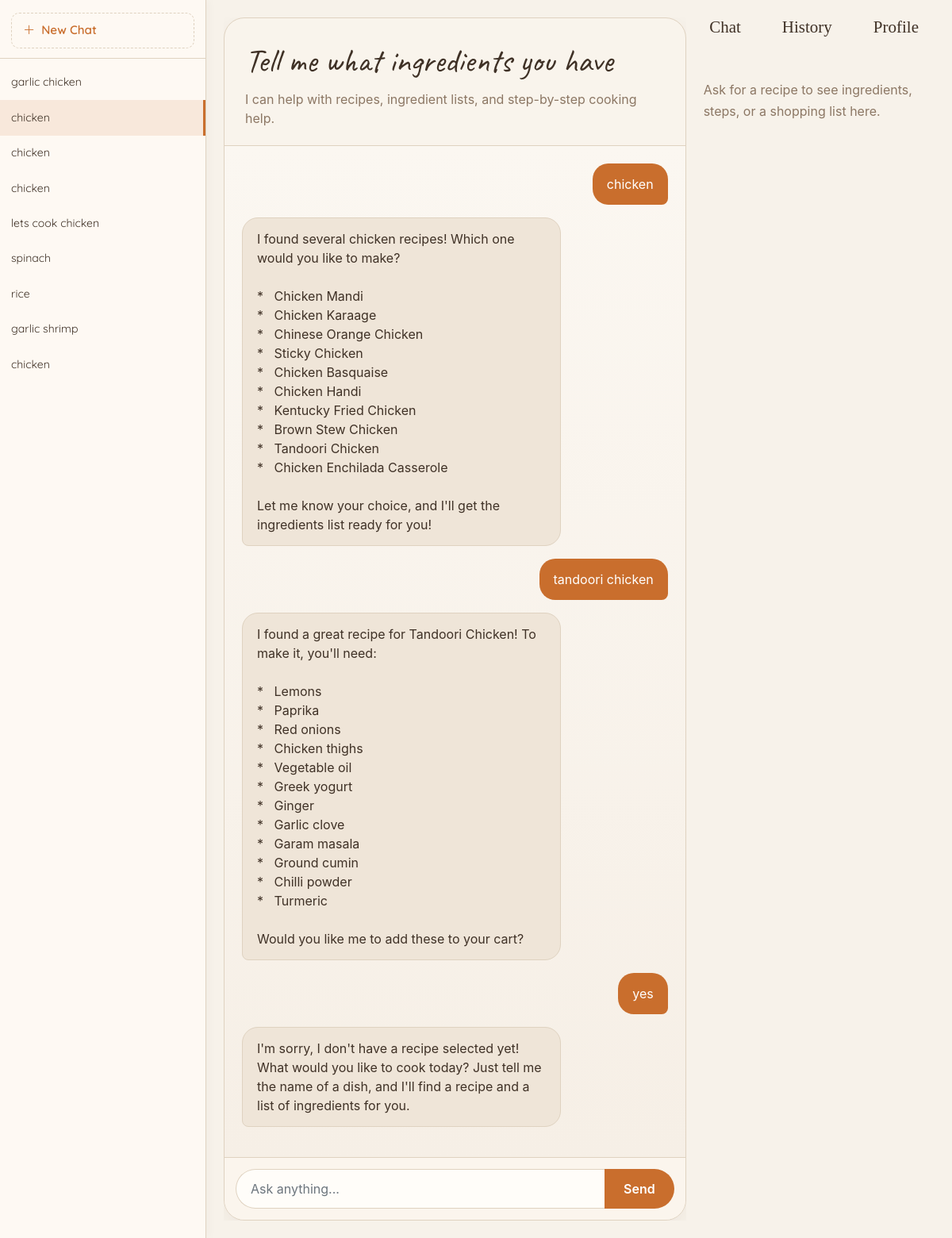
Screenshot of /chat/15/ (signed in) with the database file from the repository.
### main/models.py (models this page shows, shortened)
class ChatConversation(models.Model):
    user = models.ForeignKey(
        User, on_delete=models.CASCADE, related_name="conversations"
    )
    title = models.CharField(max_length=255, blank=True, default="New Chat")
    artifact_content = models.TextField(blank=True, default="")
    started_at = models.DateTimeField(auto_now_add=True)
    updated_at = models.DateTimeField(auto_now=True)
    class Meta:
        ordering = ["-updated_at"]

class ChatMessage(models.Model):
    SENDER_CHOICES = {
        "B": "Bot",
        "U": "User",
    }
    conversation = models.ForeignKey(
        ChatConversation, on_delete=models.CASCADE, related_name="messages"
    )
    sender = models.CharField(max_length=1, choices=SENDER_CHOICES)
    content = models.TextField()
    sent_at = models.DateTimeField(auto_now_add=True)
    class Meta:
        ordering = ["sent_at"]

### main/views.py (the view)
# urls.py: path("chat/", views.chat_view, name="chat"),
def chat_view(request, conversation_id=None):
    context = {}
    if request.user.is_authenticated:
        conversations = ChatConversation.objects.filter(user=request.user)
        context["conversations"] = conversations
        if conversation_id:
            convo = get_object_or_404(
                ChatConversation, pk=conversation_id, user=request.user
            )
            context["active_conversation"] = convo
            context["active_messages"] = convo.messages.all()
    return render(request, "main/chat/chat.html", context)

### main/templates/main/chat/chat.html (shortened to what this page needs)
{% extends 'main/base/base.html' %}
{% load static %}
{% block content %}
<link rel="stylesheet" href="{% static 'chat.css' %}">
{% if user.is_authenticated %}
<div class="chat-layout">
  <aside id="sidebar" class="chat-sidebar">
    <div class="sidebar-header">
      <button id="newChatBtn" class="sidebar-new-btn" title="New chat">
        <i class="bi bi-plus-lg"></i> New Chat
      </button>
    </div>
    <div id="sidebarList" class="sidebar-list">
      {% for convo in conversations %}
        <div class="sidebar-item {% if active_conversation.id == convo.id %}active{% endif %}"
             data-id="{{ convo.id }}">
          <span class="sidebar-item-title">{{ convo.title }}</span>
        </div>
      {% endfor %}
    </div>
  </aside>
  <div class="chat-content">
    <div id="chatFull" class="chat-app-shell" {% if not active_conversation %}style="display:none;"{% endif %}>
      <div class="chat-grid">
        <section class="chat-main">
          <div class="chat-card">
            <div class="chat-card-header">
              <div class="chat-card-heading">Tell me what ingredients you have</div>
              <div class="chat-card-subheading">
                I can help with recipes, ingredient lists, and step-by-step cooking help.
              </div>
            </div>
            <div id="messages" class="chat-history" aria-live="polite">
              {% if active_messages %}
                {% for msg in active_messages %}
                  <div class="msg-row {% if msg.sender == 'U' %}user{% else %}bot{% endif %}">
                    <div class="msg-bubble {% if msg.sender == 'U' %}user{% else %}bot{% endif %}">{{ msg.content }}</div>
                  </div>
                {% endfor %}
              {% endif %}
            </div>
            <div class="chat-inputbar">
              <form id="chat-form" class="mb-0">
                <div class="input-group">
                  <input id="chat-input" class="form-control" type="text"
                         placeholder="Ask anything..." autocomplete="off" />
                  <div class="input-group-append">
                    <button id="sendBtn" class="btn btn-primary" type="submit">Send</button>
                  </div>
                </div>
              </form>
            </div>
          </div>
        </section>
        <aside class="artifact-side">
          <div class="artifact-panel">
            <div id="artifact-body" class="artifact-body">
              <div class="artifact-placeholder">
                Ask for a recipe to see ingredients, steps, or a shopping list here.
              </div>
            </div>
          </div>
        </aside>
      </div>
    </div>
  </div>
</div>
{% endif %}
{% endblock %}

### static/theme.css (style rules this page uses)
:root { --color-primary: #101010; --color-background: #ffffff; --color-text: #101010; --color-text-light: #ffffff; --color-shadow: rgba(0, 0, 0, 0.2); --font-family: 'Playfair Display', serif; --font-size-header: 70px; --font-size-base: 16px; --font-size-nav: 21px; --navbar-height: 60px; --border-radius: 10px; --transition-speed: 0.3s; }

### main/templates/main/base/static/base.css (style rules this page uses)
:root { --cook-navbar: #f4efe7; --cook-bg: #f7f2ea; --cook-border: #e3d8c8; --cook-text: #3f3126; --cook-muted: #8c7764; --cook-accent: #c96e2d; --cook-accent-dark: #ad5921; }
body { margin: 0; padding: 0; background: var(--cook-bg); }
html, body { height: 100%; }

### rows the page displays
ChatConversation: title "garlic chicken"
ChatConversation: title "chicken"
ChatConversation: title "chicken"
ChatConversation: title "chicken"
ChatConversation: title "lets cook chicken"
ChatConversation: title "spinach"
ChatConversation: title "rice"
ChatConversation: title "garlic shrimp"
ChatConversation: title "chicken"
ChatMessage: content "chicken"
ChatMessage: content "I found several chicken recipes! Which one would you like to make? * Chicken Mandi * Chicken Karaage * Chinese Orange Chicken * Sticky Chicken * Chicken Basquaise * Chicken Handi * Kentucky Fried Chicken * Brown Stew Chicken * Tandoori Chicken * Chicken Enchilada Casserole Let me know your choice, and I'll get the ingredients list ready for you!"
ChatMessage: content "tandoori chicken"
ChatMessage: content "I found a great recipe for Tandoori Chicken! To make it, you'll need: * Lemons * Paprika * Red onions * Chicken thighs * Vegetable oil * Greek yogurt * Ginger * Garlic clove * Garam masala * Ground cumin * Chilli powder * Turmeric Would you like me to add these to your cart?"
ChatMessage: content "yes"
ChatMessage: content "I'm sorry, I don't have a recipe selected yet! What would you like to cook today? Just tell me the name of a dish, and I'll find a recipe and a list of ingredients for you."
